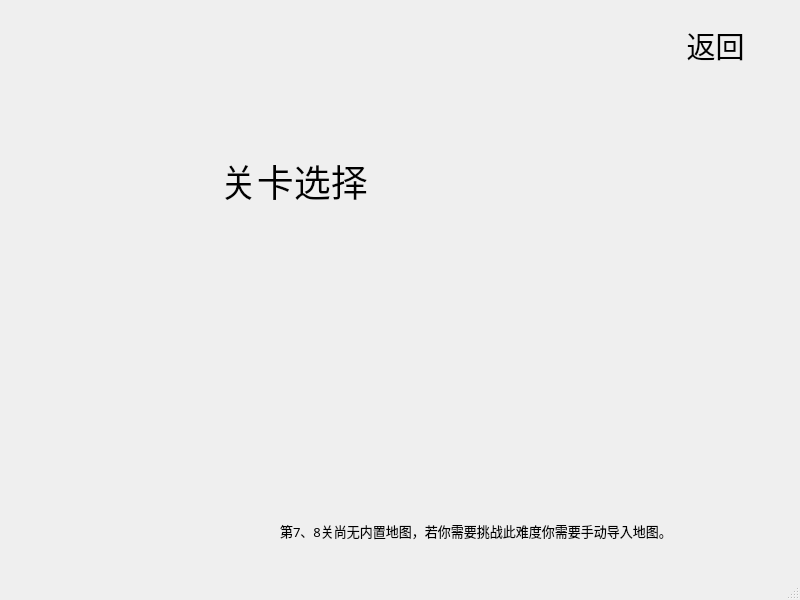
<?xml version="1.0" encoding="UTF-8"?>
<ui version="4.0">
 <class>levelwindow</class>
 <widget class="QMainWindow" name="levelwindow">
  <property name="geometry">
   <rect>
    <x>0</x>
    <y>0</y>
    <width>800</width>
    <height>600</height>
   </rect>
  </property>
  <property name="windowTitle">
   <string>MainWindow</string>
  </property>
  <widget class="QWidget" name="centralwidget">
   <widget class="QLabel" name="label">
    <property name="geometry">
     <rect>
      <x>220</x>
      <y>140</y>
      <width>151</width>
      <height>81</height>
     </rect>
    </property>
    <property name="font">
     <font>
      <family>华文中宋</family>
      <pointsize>28</pointsize>
     </font>
    </property>
    <property name="text">
     <string>关卡选择</string>
    </property>
   </widget>
   <widget class="QPushButton" name="pushButtonBack">
    <property name="geometry">
     <rect>
      <x>650</x>
      <y>20</y>
      <width>131</width>
      <height>51</height>
     </rect>
    </property>
    <property name="font">
     <font>
      <family>华文中宋</family>
      <pointsize>22</pointsize>
     </font>
    </property>
    <property name="text">
     <string>返回</string>
    </property>
    <property name="flat">
     <bool>true</bool>
    </property>
   </widget>
   <widget class="QLabel" name="label_2">
    <property name="geometry">
     <rect>
      <x>280</x>
      <y>520</y>
      <width>501</width>
      <height>21</height>
     </rect>
    </property>
    <property name="font">
     <font>
      <family>华文中宋</family>
      <pointsize>10</pointsize>
     </font>
    </property>
    <property name="text">
     <string>第7、8关尚无内置地图，若你需要挑战此难度你需要手动导入地图。</string>
    </property>
   </widget>
  </widget>
  <widget class="QMenuBar" name="menubar">
   <property name="geometry">
    <rect>
     <x>0</x>
     <y>0</y>
     <width>800</width>
     <height>21</height>
    </rect>
   </property>
  </widget>
  <widget class="QStatusBar" name="statusbar"/>
 </widget>
 <resources/>
 <connections/>
</ui>
